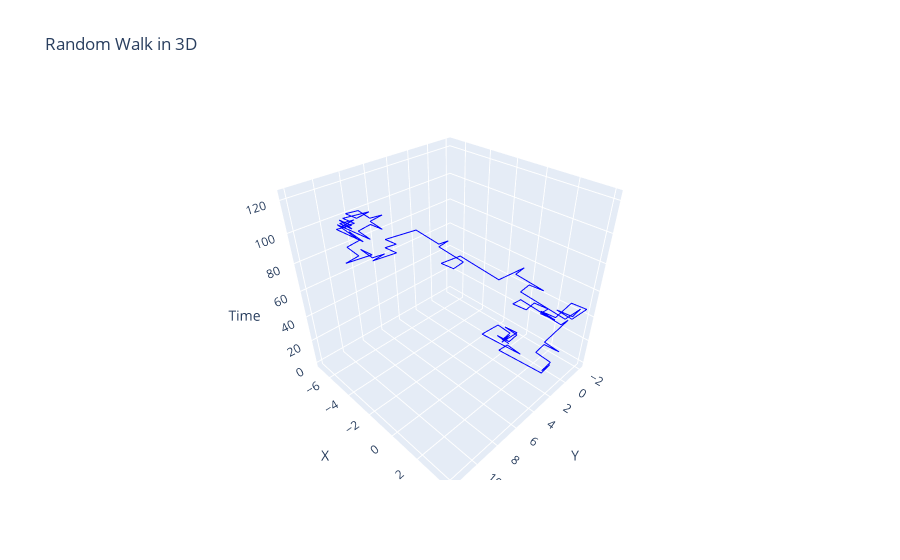

Notebook code cell kept with this figure:
### Code cell
# Pour alléger le code, on importe la sous bibliothèque nécessaire avec un alias
import plotly.graph_objects as go

# création d'une fonction pour créer un graphe à partir de la liste des valeurs de x et de y
# + paramètres que reçoit la fonction
def plot_random_walk_3d(walk_x, walk_y):
    steps = list(range(len(walk_x)))
    # On construit la trace avec l’objet Scatter
    # iI est possible d’utiliser la classe go.Scatter3D de plotly.graph_objects
    # Paramètres:
    # x – Définit les coordonnées x.
    # y – Définit les coordonnées y.
    # z – Définit les coordonnées z.
    # mode – Détermine le mode de dessin pour cette trace de dispersion.
    trace = go.Scatter3d( x = walk_x,
                          y = walk_y,
                          z = steps,
                          mode = 'lines',
                          line = dict(color = 'blue', width = 2))
    # Toujours conformément à la documentation, la propriété data doit être une séquence de traces.
    data = [trace]
    # L’aspect général du graphique est géré par l’objet Layout, pour lequel on précise:
    # - un Title ;
    # - un XAxis ;
    # - un YAxis ;
    layout = go.Layout (scene=dict(
                        xaxis_title='Y',
                        yaxis_title='X',
                        zaxis_title='Time',
                        ), title='Random Walk in 3D')
    # La figure est construite avec fig = go.Figure(data=data, layout=layout)
    fig = go.Figure(data=data, layout=layout)
    # impression du graphe à l'écran
    fig.show()

# interaction avec l'utilisateur 
# + réception du nombre de pas de l'utilisateur 
# + conversion des données en int
steps = int(input('Enter the number of steps: '))
# déclaration de 2 variables 
# + initialisation des variables à partir des listes que la fonction a retourné
walk_x, walk_y = random_walk_4_Directions(steps)
# utilisation de la fonction plot_random_walk_3d avec les paramètres reçus de l'utilisateur
plot_random_walk_3d(walk_x, walk_y)

### Figure 1 — Plotly figure (JSON) as saved in the notebook; plotly's stock layout.template omitted (floating-point values rounded to 4 significant figures)
{"data": [{"line": {"color": "blue", "width": 2}, "mode": "lines", "type": "scatter3d", "x": [0, 0, 0, -1, -1, -1, 0, 1, 0, 1, 0, 0, 1, 2, 2, 2, 2, 2, 3, 3, 3, 3, 2, 3, 2, 2, 1, 1, 1, 0, -1, -2, -1, -1, -1, -1, 0, 0, -1, -1, 0, 0, 0, 0, -1, -2, -2, -1, 0, 0, 0, -1, 0, 1, 1, 1, 1, 0, 0, 0, 0, -1, 0, 1, 2, 2, 2, 2, 3, 4, 4, 3, 3, 3, 2, 3, 3, 3, 4, 5, 6, 6, 7, 7, 8, 9, 8, 9, 9, 9, 10, 11, 10, 10, 9, 9, 9, 9, 9, 9, 9, 8, 8, 8, 7, 8, 8, 9, 9, 8, 9, 10, 10, 11, 10, 11, 11, 11, 11, 12, 12, 12, 12], "y": [0, -1, 0, 0, -1, 0, 0, 0, 0, 0, 0, -1, -1, -1, 0, 1, 2, 1, 1, 2, 3, 4, 4, 4, 4, 3, 3, 4, 3, 3, 3, 3, 3, 2, 1, 0, 0, 1, 1, 2, 2, 3, 2, 3, 3, 3, 4, 4, 4, 3, 4, 4, 4, 4, 3, 2, 1, 1, 2, 1, 0, 0, 0, 0, 0, -1, -2, -3, -3, -3, -2, -2, -3, -4, -4, -4, -5, -6, -6, -6, -6, -5, -5, -4, -4, -4, -4, -4, -5, -4, -4, -4, -4, -5, -5, -6, -7, -6, -5, -4, -5, -5, -4, -5, -5, -5, -6, -6, -5, -5, -5, -5, -4, -4, -4, -4, -3, -4, -3, -3, -2, -1, -2], "z": [0, 1, 2, 3, 4, 5, 6, 7, 8, 9, 10, 11, 12, 13, 14, 15, 16, 17, 18, 19, 20, 21, 22, 23, 24, 25, 26, 27, 28, 29, 30, 31, 32, 33, 34, 35, 36, 37, 38, 39, 40, 41, 42, 43, 44, 45, 46, 47, 48, 49, 50, 51, 52, 53, 54, 55, 56, 57, 58, 59, 60, 61, 62, 63, 64, 65, 66, 67, 68, 69, 70, 71, 72, 73, 74, 75, 76, 77, 78, 79, 80, 81, 82, 83, 84, 85, 86, 87, 88, 89, 90, 91, 92, 93, 94, 95, 96, 97, 98, 99, 100, 101, 102, 103, 104, 105, 106, 107, 108, 109, 110, 111, 112, 113, 114, 115, 116, 117, 118, 119, 120, 121, 122]}], "layout": {"scene": {"xaxis": {"title": {"text": "Y"}}, "yaxis": {"title": {"text": "X"}}, "zaxis": {"title": {"text": "Time"}}}, "title": {"text": "Random Walk in 3D"}}}
